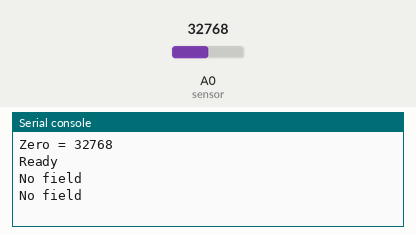
Recording of a program running on a simulated CircuitPython board. Parts: the last lines printed to the serial console. Inputs (shaded band) come from the test bench; at power-on: A0 (sensor) = 32768 (analog values on the 0–65535 scale).

Above: at 2.2 s.
2.3 s: A0 (sensor) set to 45874
At 3.8 s:
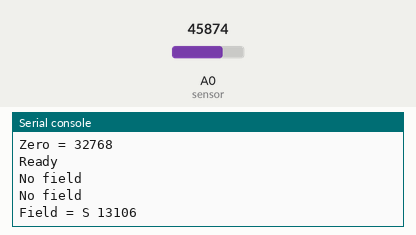
4.5 s: A0 (sensor) set to 19660
At 5.8 s:
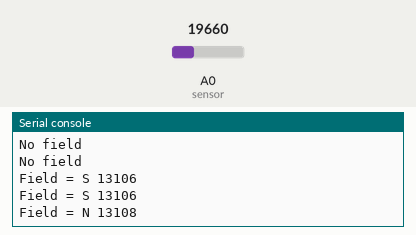

Measured:
- after the input at 2.3 s, the serial console: prints a new line after 0.71 s (image 1)
- after the input at 4.5 s, the serial console: prints a new line after 0.51 s (image 2)

The program:

analoghall_cpython.py
```python
# Hall Effect Analog Sensor Example

import analogio
import board
from time import sleep

# Sensor is at ADC0
sensor = analogio.AnalogIn(board.A0)

# Get an average of 50 readings
def val():
  sum = 0
  for i in range(50):
    sum = sum + sensor.value;
  return sum // 50

# Assume no magnetic field at the start
zero = val()
print('Zero = {}'.format(zero))
sleep(1)
print ('Ready')

# Main loop
while True:
  field = val()
  if abs(field-zero) < 100:
      print ('No field')
  elif field > zero:
    print ('Field = S {}'.format (field-zero))
  else:
    print ('Field = N {}'.format (zero- field))
  sleep(1)
```
